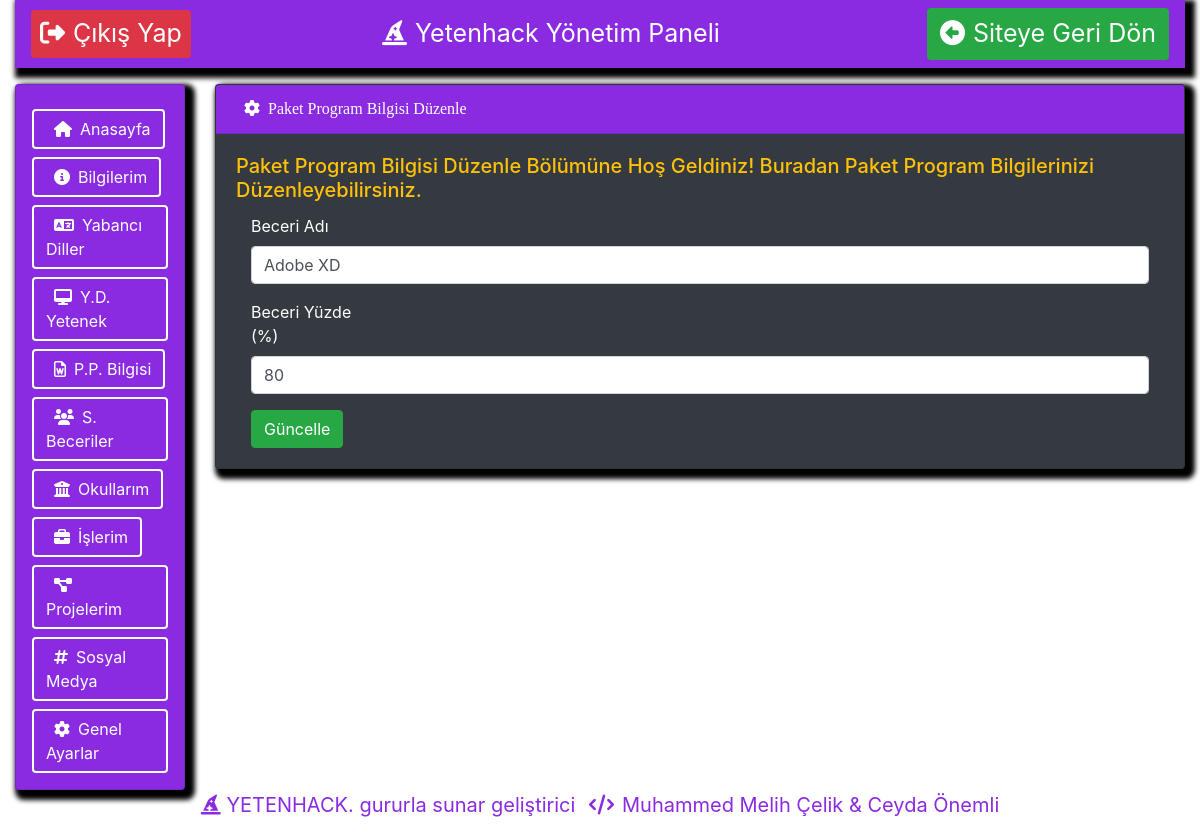
The page /Proje/yetenhack/paketprogramduzenle.php?paketprogrambilgisi_id=2 (signed in) on the database its author committed.
### tables this page shows
CREATE TABLE `paketprogrambilgisi_yeteneklerim` ( 
	`paketprogrambilgisi_id` Int( 11 ) AUTO_INCREMENT NOT NULL,
	`paketprogrambilgisi_adi` VarChar( 50 ) NOT NULL,
	`paketprogrambilgisi_yuzde` Int( 3 ) NOT NULL,
	`kullanici_id` Int( 11 ) NULL DEFAULT NULL,
	PRIMARY KEY ( `paketprogrambilgisi_id` ) )
CHARACTER SET = utf8mb4
COLLATE = utf8mb4_general_ci;

### Proje/yetenhack/paketprogramduzenle.php (the view, shortened to what this page needs)
<?php include 'yonetimpaneli_ustkisim.php'; ?>
<?php include 'yonetimpaneli_solmenu.php'; ?>
<div class="col-lg-10">
          <?php
              $paketprogrambilgisi_id = $_GET["paketprogrambilgisi_id"];
              $sorgu = $db->prepare("SELECT *FROM paketprogrambilgisi_yeteneklerim WHERE paketprogrambilgisi_id=?");
              $sorgu->execute(array($paketprogrambilgisi_id));
              $paketprogram = $sorgu->fetch(PDO::FETCH_ASSOC);
        ?>
                    <div class="card bg-dark text-white mb-3 mt-3 icerik">
                      <div class="card-header ustbilgi"><i class="fas fa-cog mx-2"></i>Paket Program Bilgisi Düzenle</div>
                      <div class="card-body">
                        <h5 class="card-title text-warning">Paket Program Bilgisi Düzenle Bölümüne Hoş Geldiniz!
                          Buradan Paket Program Bilgilerinizi Düzenleyebilirsiniz.
                        </h5>
                        <form class="form-horizontal" role="form" action="islem.php?paketprogrambilgisi_id=<?php echo $paketprogram["paketprogrambilgisi_id"];?>" method="POST">
										  <div class="form-group">
										    <label for="inputEmail3" class="col-sm-2 control-label">Beceri Adı</label>
										    <div class="col-sm-12">
										      <input name="paketprogrambilgisi_adi" type="text" class="form-control" value="<?php echo $paketprogram["paketprogrambilgisi_adi"]; ?>">
										    </div>
                      </div>
                      <div class="form-group">
										    <label for="inputEmail3" class="col-sm-2 control-label">Beceri Yüzde (%)</label>
										    <div class="col-sm-12">
										      <input name="paketprogrambilgisi_yuzde" type="text" class="form-control" value="<?php echo $paketprogram["paketprogrambilgisi_yuzde"]; ?>">
										    </div>
                      </div>
                      <div class="col-md-4">
                        <button name="paketprogram-duzenle" class="btn btn-success pull-right">Güncelle</button>
                      </div>
										</form>
                      </div>
                    </div>
                  </div>
                </div>
              </div>
<?php include 'yonetimpaneli_altkisim.php' ?>

### Proje/yetenhack/stil/yonetimpaneliicerik.css (style rules this page uses)
.icerik { -webkit-box-shadow: 5px 5px 5px 5px black; -moz-box-shadow: 5px 5px 5px 5px black; box-shadow: 5px 5px 5px 5px black; }
.ustbilgi { background-color: blueviolet; font-family: cursive; }

### rows shown on the page
paketprogrambilgisi_yeteneklerim: paketprogrambilgisi_adi "Adobe XD", paketprogrambilgisi_yuzde "80"
